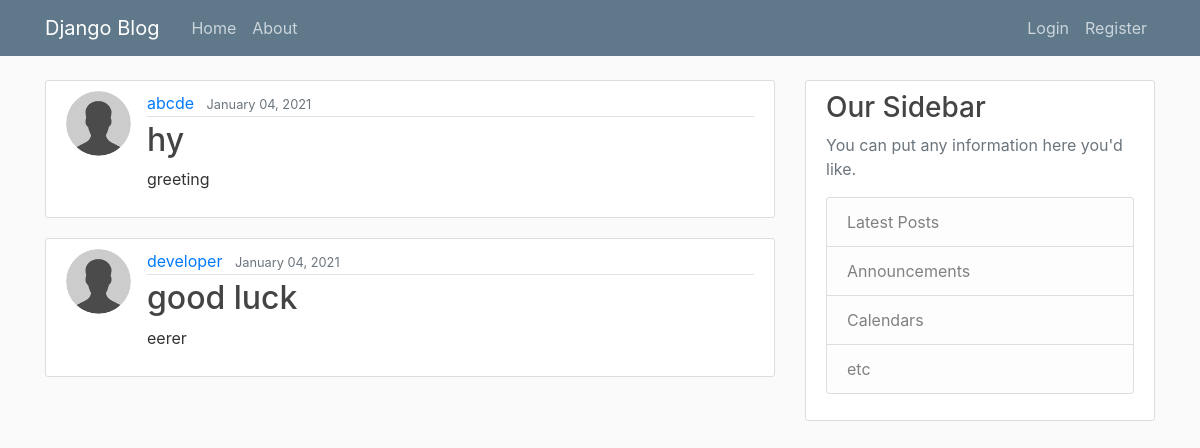
Before: / with the older database file.
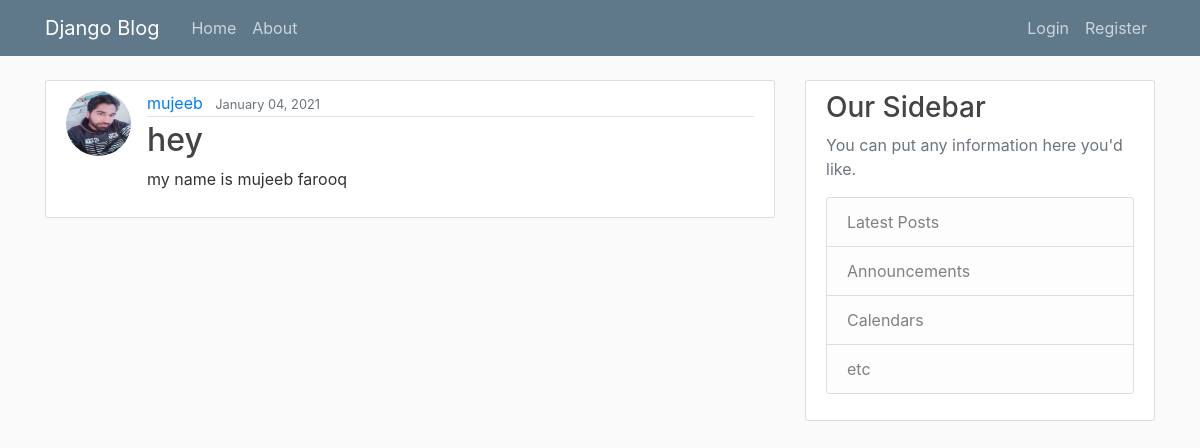
After: the same page with the newer database file.
### blog/models.py (models this page shows, shortened)
class Post(models.Model):
    title = models.CharField(max_length=100)
    content = models.TextField()
    date_posted = models.DateTimeField(default=timezone.now)
    author = models.ForeignKey(User, on_delete=models.CASCADE)

### users/models.py (models this page shows, shortened)
class Profile(models.Model):
    user = models.OneToOneField(User, on_delete=models.CASCADE)
    image = models.ImageField(default='default.jpg', upload_to='profile_pics')

### blog/views.py (the view)
# urls.py: path('', PostListView.as_view(), name='blog_home'),
class PostListView(ListView):
    model = Post
    template_name = 'blog/home.html'  # <app>/<model>_<viewtype>.html
    context_object_name = 'posts'
    ordering = ['-date_posted']
    paginate_by = 5

### blog/templates/blog/home.html (shortened to what this page needs)
{% extends "blog/base.html" %}
{% block content %}
    {% for post in posts %}
        <article class="media content-section">
          <img class="rounded-circle article-img" src="{{ post.author.profile.image.url }}">
          <div class="media-body">
            <div class="article-metadata">
              <a class="mr-2" href="{% url 'user-posts' post.author.username %}">{{ post.author }}</a>
              <small class="text-muted">{{ post.date_posted|date:"F d, Y" }}</small>
            </div>
            <h2><a class="article-title" href="{% url 'post-detail' post.id %}">{{ post.title }}</a></h2>
            <p class="article-content">{{ post.content }}</p>
          </div>
        </article>
    {% endfor %}
{% endblock content %}

Changed rows visible on the page:
removed Post: author.profile.image (placeholder picture), author "abcde", date_posted "January 04, 2021", title "hy", content "greeting"
removed Post: author.profile.image (placeholder picture), author "developer", date_posted "January 04, 2021", title "good luck", content "eerer"
added Post: author.profile.image (picture), author "mujeeb", date_posted "January 04, 2021", title "hey", content "my name is mujeeb farooq"
